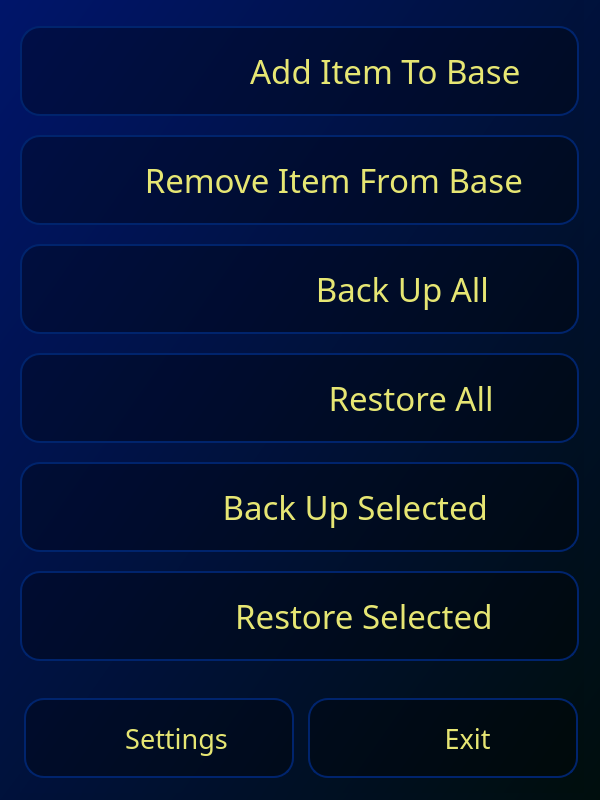
<?xml version="1.0" encoding="UTF-8"?>
<ui version="4.0">
 <class>MainWindow</class>
 <widget class="QMainWindow" name="MainWindow">
  <property name="geometry">
   <rect>
    <x>0</x>
    <y>0</y>
    <width>600</width>
    <height>800</height>
   </rect>
  </property>
  <property name="maximumSize">
   <size>
    <width>600</width>
    <height>800</height>
   </size>
  </property>
  <property name="windowTitle">
   <string>MainWindow</string>
  </property>
  <property name="windowOpacity">
   <double>1.000000000000000</double>
  </property>
  <property name="styleSheet">
   <string notr="true">*{
	background-color: qlineargradient(spread:pad, x1:0, y1:0, x2:1, y2:1, stop:0 rgba(0, 21, 106, 255), stop:1 rgba(0, 14, 13, 255));
}


QPushButton {
border: 2px solid;
color: rgb(230, 230, 115);
border-color: rgb(0, 36, 109);
border-radius: 20px;
background-color: rgba(0, 0, 0, 80);
}

QPushButton:hover {
color: rgb(69, 246, 255);
border: 3px solid;
background-color: rgba(4, 7, 208, 80);
border-color: rgb(0, 36, 109);
}

QPushButton:pressed {
border: 2px solid;
background-color: rgba(4, 7, 208, 100);
border-color: rgb(170, 170 ,170);
}

page {
background-color: qlineargradient(spread:pad, x1:0, y1:0, x2:1, y2:1, stop:0 rgba(0, 21, 106, 255), stop:1 rgba(0, 14, 13, 255));
}</string>
  </property>
  <widget class="QWidget" name="centralwidget">
   <property name="minimumSize">
    <size>
     <width>600</width>
     <height>800</height>
    </size>
   </property>
   <property name="maximumSize">
    <size>
     <width>600</width>
     <height>800</height>
    </size>
   </property>
   <property name="styleSheet">
    <string notr="true"/>
   </property>
   <widget class="QWidget" name="layoutWidget">
    <property name="geometry">
     <rect>
      <x>20</x>
      <y>-10</y>
      <width>564</width>
      <height>803</height>
     </rect>
    </property>
    <layout class="QVBoxLayout" name="verticalLayout_2">
     <property name="spacing">
      <number>5</number>
     </property>
     <item>
      <widget class="QPushButton" name="add_item">
       <property name="enabled">
        <bool>true</bool>
       </property>
       <property name="sizePolicy">
        <sizepolicy hsizetype="Maximum" vsizetype="Maximum">
         <horstretch>0</horstretch>
         <verstretch>0</verstretch>
        </sizepolicy>
       </property>
       <property name="minimumSize">
        <size>
         <width>559</width>
         <height>90</height>
        </size>
       </property>
       <property name="maximumSize">
        <size>
         <width>559</width>
         <height>45</height>
        </size>
       </property>
       <property name="font">
        <font>
         <family>Lexend Light</family>
         <pointsize>25</pointsize>
         <italic>false</italic>
         <bold>false</bold>
        </font>
       </property>
       <property name="layoutDirection">
        <enum>Qt::LeftToRight</enum>
       </property>
       <property name="styleSheet">
        <string notr="true"/>
       </property>
       <property name="text">
        <string>                    Add Item To Base</string>
       </property>
       <property name="icon">
        <iconset resource="main_rc.qrc">
         <normaloff>:/icons/icons/add_item.svg</normaloff>:/icons/icons/add_item.svg</iconset>
       </property>
       <property name="iconSize">
        <size>
         <width>80</width>
         <height>80</height>
        </size>
       </property>
      </widget>
     </item>
     <item>
      <widget class="QPushButton" name="remove_item">
       <property name="enabled">
        <bool>true</bool>
       </property>
       <property name="sizePolicy">
        <sizepolicy hsizetype="Maximum" vsizetype="Maximum">
         <horstretch>0</horstretch>
         <verstretch>0</verstretch>
        </sizepolicy>
       </property>
       <property name="minimumSize">
        <size>
         <width>559</width>
         <height>90</height>
        </size>
       </property>
       <property name="maximumSize">
        <size>
         <width>559</width>
         <height>45</height>
        </size>
       </property>
       <property name="font">
        <font>
         <family>Lexend Light</family>
         <pointsize>25</pointsize>
         <italic>false</italic>
         <bold>false</bold>
        </font>
       </property>
       <property name="layoutDirection">
        <enum>Qt::LeftToRight</enum>
       </property>
       <property name="styleSheet">
        <string notr="true"/>
       </property>
       <property name="text">
        <string>        Remove Item From Base</string>
       </property>
       <property name="icon">
        <iconset resource="main_rc.qrc">
         <normaloff>:/icons/icons/remove_item.svg</normaloff>:/icons/icons/remove_item.svg</iconset>
       </property>
       <property name="iconSize">
        <size>
         <width>72</width>
         <height>72</height>
        </size>
       </property>
      </widget>
     </item>
     <item>
      <widget class="QPushButton" name="backup_all">
       <property name="enabled">
        <bool>true</bool>
       </property>
       <property name="sizePolicy">
        <sizepolicy hsizetype="Maximum" vsizetype="Maximum">
         <horstretch>0</horstretch>
         <verstretch>0</verstretch>
        </sizepolicy>
       </property>
       <property name="minimumSize">
        <size>
         <width>559</width>
         <height>90</height>
        </size>
       </property>
       <property name="maximumSize">
        <size>
         <width>559</width>
         <height>45</height>
        </size>
       </property>
       <property name="font">
        <font>
         <family>Lexend Light</family>
         <pointsize>25</pointsize>
         <italic>false</italic>
         <bold>false</bold>
        </font>
       </property>
       <property name="layoutDirection">
        <enum>Qt::LeftToRight</enum>
       </property>
       <property name="styleSheet">
        <string notr="true"/>
       </property>
       <property name="text">
        <string>                        Back Up All</string>
       </property>
       <property name="icon">
        <iconset resource="main_rc.qrc">
         <normaloff>:/icons/icons/backup_all.svg</normaloff>:/icons/icons/backup_all.svg</iconset>
       </property>
       <property name="iconSize">
        <size>
         <width>117</width>
         <height>117</height>
        </size>
       </property>
      </widget>
     </item>
     <item>
      <widget class="QPushButton" name="restore_all">
       <property name="enabled">
        <bool>true</bool>
       </property>
       <property name="sizePolicy">
        <sizepolicy hsizetype="Maximum" vsizetype="Maximum">
         <horstretch>0</horstretch>
         <verstretch>0</verstretch>
        </sizepolicy>
       </property>
       <property name="minimumSize">
        <size>
         <width>559</width>
         <height>90</height>
        </size>
       </property>
       <property name="maximumSize">
        <size>
         <width>559</width>
         <height>45</height>
        </size>
       </property>
       <property name="font">
        <font>
         <family>Lexend Light</family>
         <pointsize>25</pointsize>
         <italic>false</italic>
         <bold>false</bold>
        </font>
       </property>
       <property name="layoutDirection">
        <enum>Qt::LeftToRight</enum>
       </property>
       <property name="styleSheet">
        <string notr="true"/>
       </property>
       <property name="text">
        <string>                          Restore All</string>
       </property>
       <property name="icon">
        <iconset resource="main_rc.qrc">
         <normaloff>:/icons/icons/restore_all.svg</normaloff>:/icons/icons/restore_all.svg</iconset>
       </property>
       <property name="iconSize">
        <size>
         <width>110</width>
         <height>110</height>
        </size>
       </property>
      </widget>
     </item>
     <item>
      <widget class="QPushButton" name="backup_selected">
       <property name="enabled">
        <bool>true</bool>
       </property>
       <property name="sizePolicy">
        <sizepolicy hsizetype="Maximum" vsizetype="Maximum">
         <horstretch>0</horstretch>
         <verstretch>0</verstretch>
        </sizepolicy>
       </property>
       <property name="minimumSize">
        <size>
         <width>559</width>
         <height>90</height>
        </size>
       </property>
       <property name="maximumSize">
        <size>
         <width>559</width>
         <height>45</height>
        </size>
       </property>
       <property name="font">
        <font>
         <family>Lexend Light</family>
         <pointsize>25</pointsize>
         <italic>false</italic>
         <bold>false</bold>
        </font>
       </property>
       <property name="layoutDirection">
        <enum>Qt::LeftToRight</enum>
       </property>
       <property name="styleSheet">
        <string notr="true"/>
       </property>
       <property name="text">
        <string>             Back Up Selected</string>
       </property>
       <property name="icon">
        <iconset resource="main_rc.qrc">
         <normaloff>:/icons/icons/backup_selected.svg</normaloff>:/icons/icons/backup_selected.svg</iconset>
       </property>
       <property name="iconSize">
        <size>
         <width>106</width>
         <height>106</height>
        </size>
       </property>
      </widget>
     </item>
     <item>
      <widget class="QPushButton" name="restore_selected">
       <property name="enabled">
        <bool>true</bool>
       </property>
       <property name="sizePolicy">
        <sizepolicy hsizetype="Maximum" vsizetype="Maximum">
         <horstretch>0</horstretch>
         <verstretch>0</verstretch>
        </sizepolicy>
       </property>
       <property name="minimumSize">
        <size>
         <width>559</width>
         <height>90</height>
        </size>
       </property>
       <property name="maximumSize">
        <size>
         <width>559</width>
         <height>45</height>
        </size>
       </property>
       <property name="font">
        <font>
         <family>Lexend Light</family>
         <pointsize>25</pointsize>
         <italic>false</italic>
         <bold>false</bold>
        </font>
       </property>
       <property name="layoutDirection">
        <enum>Qt::LeftToRight</enum>
       </property>
       <property name="styleSheet">
        <string notr="true"/>
       </property>
       <property name="text">
        <string>               Restore Selected</string>
       </property>
       <property name="icon">
        <iconset resource="main_rc.qrc">
         <normaloff>:/icons/icons/restore_selected.svg</normaloff>:/icons/icons/restore_selected.svg</iconset>
       </property>
       <property name="iconSize">
        <size>
         <width>105</width>
         <height>105</height>
        </size>
       </property>
      </widget>
     </item>
     <item>
      <layout class="QHBoxLayout" name="horizontalLayout">
       <property name="spacing">
        <number>10</number>
       </property>
       <property name="sizeConstraint">
        <enum>QLayout::SetDefaultConstraint</enum>
       </property>
       <property name="topMargin">
        <number>40</number>
       </property>
       <item>
        <widget class="QPushButton" name="settings">
         <property name="enabled">
          <bool>true</bool>
         </property>
         <property name="sizePolicy">
          <sizepolicy hsizetype="Maximum" vsizetype="Maximum">
           <horstretch>0</horstretch>
           <verstretch>0</verstretch>
          </sizepolicy>
         </property>
         <property name="minimumSize">
          <size>
           <width>270</width>
           <height>80</height>
          </size>
         </property>
         <property name="maximumSize">
          <size>
           <width>270</width>
           <height>80</height>
          </size>
         </property>
         <property name="font">
          <font>
           <family>Lexend Light</family>
           <pointsize>20</pointsize>
           <italic>false</italic>
           <bold>false</bold>
          </font>
         </property>
         <property name="layoutDirection">
          <enum>Qt::LeftToRight</enum>
         </property>
         <property name="styleSheet">
          <string notr="true"/>
         </property>
         <property name="text">
          <string>     Settings</string>
         </property>
         <property name="icon">
          <iconset resource="main_rc.qrc">
           <normaloff>:/icons/icons/settings.svg</normaloff>:/icons/icons/settings.svg</iconset>
         </property>
         <property name="iconSize">
          <size>
           <width>65</width>
           <height>65</height>
          </size>
         </property>
        </widget>
       </item>
       <item>
        <widget class="QPushButton" name="exit">
         <property name="enabled">
          <bool>true</bool>
         </property>
         <property name="sizePolicy">
          <sizepolicy hsizetype="Maximum" vsizetype="Maximum">
           <horstretch>0</horstretch>
           <verstretch>0</verstretch>
          </sizepolicy>
         </property>
         <property name="minimumSize">
          <size>
           <width>270</width>
           <height>80</height>
          </size>
         </property>
         <property name="maximumSize">
          <size>
           <width>270</width>
           <height>80</height>
          </size>
         </property>
         <property name="font">
          <font>
           <family>Lexend Light</family>
           <pointsize>20</pointsize>
           <italic>false</italic>
           <bold>false</bold>
          </font>
         </property>
         <property name="layoutDirection">
          <enum>Qt::LeftToRight</enum>
         </property>
         <property name="styleSheet">
          <string notr="true"/>
         </property>
         <property name="text">
          <string>       Exit</string>
         </property>
         <property name="icon">
          <iconset resource="main_rc.qrc">
           <normaloff>:/icons/icons/exit.svg</normaloff>:/icons/icons/exit.svg</iconset>
         </property>
         <property name="iconSize">
          <size>
           <width>100</width>
           <height>100</height>
          </size>
         </property>
        </widget>
       </item>
      </layout>
     </item>
    </layout>
   </widget>
  </widget>
 </widget>
 <resources>
  <include location="main_rc.qrc"/>
 </resources>
 <connections/>
</ui>
